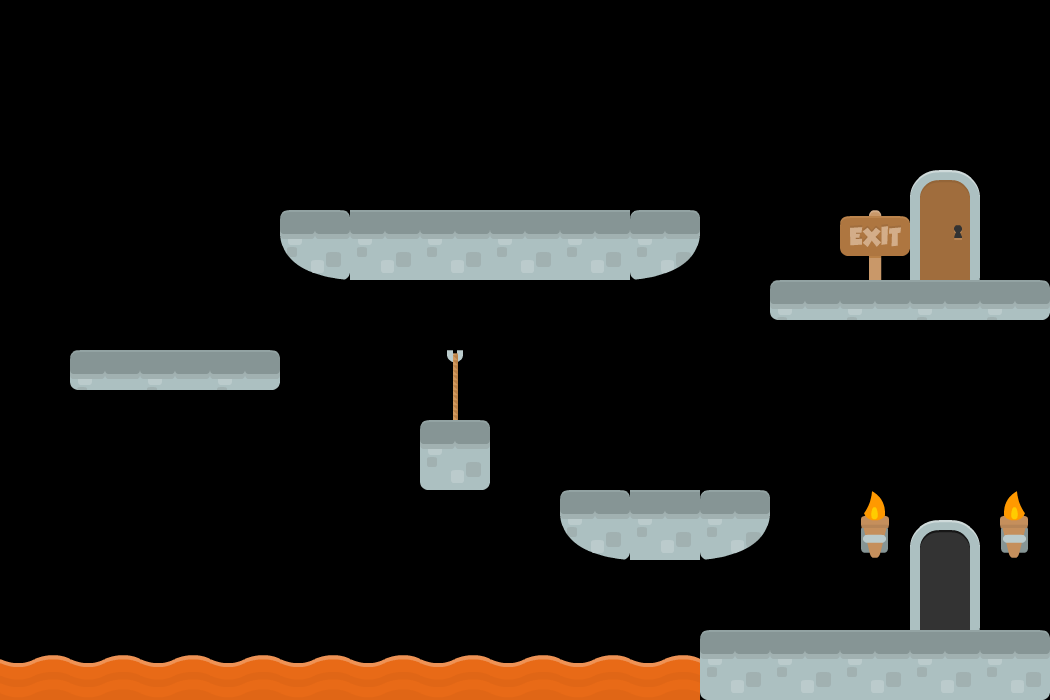

A 2D game scene composited from a Tiled map and its tileset images. What follows is a short description and the map's XML, with every tile layer's data as written:
An orthogonal 15x10 tile map with 70x70 px tiles, 1 tile layer (Tilelaag 1), 1 hidden layer not drawn and 8 objects (6x platform, coin).

<map version="1.0" tiledversion="1.0.1" orientation="orthogonal" renderorder="right-down" width="15" height="10" tilewidth="70" tileheight="70" nextobjectid="10">
 <tileset firstgid="1" name="tiles_spritesheet" tilewidth="70" tileheight="70" spacing="2" tilecount="156" columns="12">
  <image source="tiles_spritesheet.png" width="914" height="936" />
 </tileset>
 <imagelayer name="Afbeelding Laag 1" visible="0" offsetx="388" offsety="130">
  <image source="bg.jpg" width="1920" height="1080" />
 </imagelayer>
 <layer name="Tilelaag 1" width="15" height="10">
  <data encoding="csv">
0,0,0,0,0,0,0,0,0,0,0,0,0,0,0,
0,0,0,0,0,0,0,0,0,0,0,0,0,0,0,
0,0,0,0,0,0,0,0,0,0,0,0,0,70,0,
0,0,0,0,140,36,36,36,36,142,0,0,65,82,0,
0,0,0,0,0,0,0,0,0,0,0,127,118,118,120,
0,127,118,120,0,0,19,0,0,0,0,0,0,0,0,
0,0,0,0,0,0,137,0,0,0,0,0,0,0,0,
0,0,0,0,0,0,0,0,140,36,142,0,38,46,26,
0,0,0,0,0,0,0,0,0,0,0,0,0,58,0,
139,139,139,139,139,139,139,139,139,139,48,36,36,36,24
</data>
 </layer>
 <objectgroup name="Objectlaag 1">
  <object id="2" type="platform" x="698.667" y="632" width="349.333" height="66.6667" />
  <object id="3" type="platform" x="561.333" y="492" width="206.667" height="68" />
  <object id="4" type="platform" x="420" y="421.333" width="65.3333" height="65.3333" />
  <object id="5" type="platform" x="68" y="352" width="212" height="40" />
  <object id="6" type="platform" x="282.667" y="209.333" width="417.333" height="69.3333" />
  <object id="7" type="platform" x="770.667" y="280" width="277.333" height="38.6667" />
  <object id="8" x="382.667" y="902.667" />
  <object id="9" type="coin" x="630.667" y="420" width="66.6667" height="69.3333" />
 </objectgroup>
</map>
